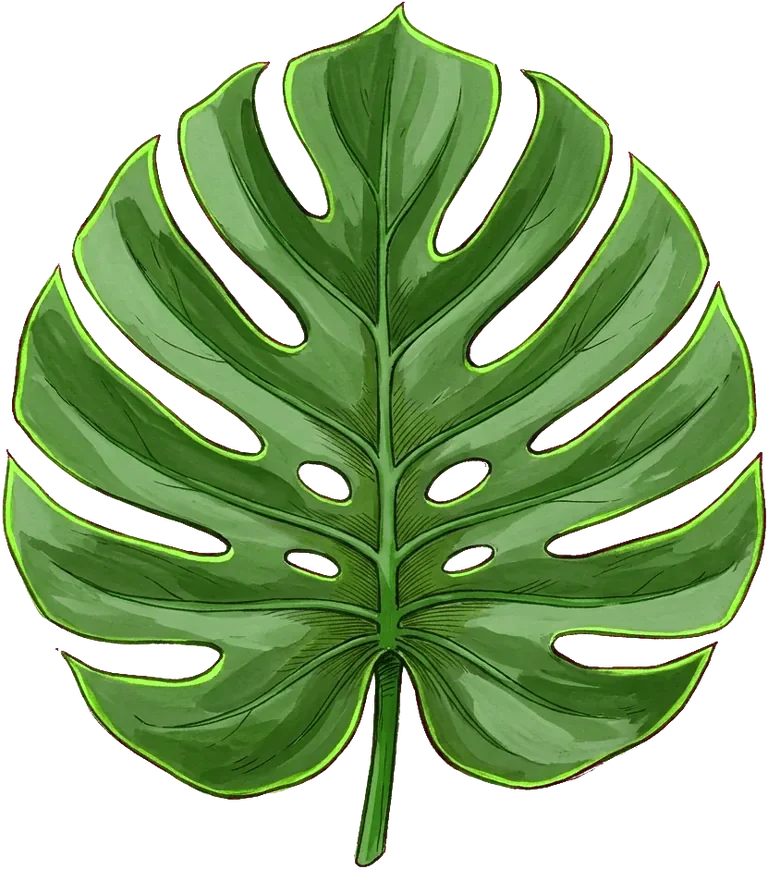
#> input picture tex/monstera.webp, 768 x 869 px, found by its file name
$ python regrade.py
#> lines starting #> are read from the running program, lines starting #| are printed output that depends on the picture
# Regrade the painted layers toward the reference palette (fresh morning greens, blue haze, white clouds).
# Reads the untouched originals from /home/sprite/work/tex-orig, writes tex/*.webp.
# Why: the paintings came out olive/brown (fan palm mean RGB 107,93,65) and the far layers beige,
# so the whole frame read muddy next to the reference's blue sky, white mist and vivid greens.
import numpy as np, sys
from PIL import Image
SRC = '/home/sprite/work/tex-orig/'
OUT = '/home/sprite/work/pines/tex/'

def load(n):
    return np.array(Image.open(SRC + n + '.webp').convert('RGBA')).astype(np.float32) / 255

def save(n, a, q=86):
    Image.fromarray((np.clip(a, 0, 1) * 255 + 0.5).astype(np.uint8), 'RGBA').save(OUT + n + '.webp', quality=q, method=6)

def rgb2hsv(c):
    r, g, b = c[..., 0], c[..., 1], c[..., 2]
    mx = c[..., :3].max(-1); mn = c[..., :3].min(-1); d = mx - mn + 1e-6
    h = np.where(mx == r, ((g - b) / d) % 6, np.where(mx == g, (b - r) / d + 2, (r - g) / d + 4)) / 6
    s = np.where(mx > 0, (mx - mn) / (mx + 1e-6), 0)
    return h, s, mx

def hsv2rgb(h, s, v):
    i = np.floor(h * 6) % 6; f = h * 6 - np.floor(h * 6)
    p, q, t = v * (1 - s), v * (1 - f * s), v * (1 - (1 - f) * s)
    r = np.choose(i.astype(int), [v, q, p, p, t, v]); g = np.choose(i.astype(int), [t, v, v, q, p, p]); b = np.choose(i.astype(int), [p, p, t, v, v, q])
    return np.stack([r, g, b], -1)

def greens(a, hue=0.27, pull=0.75, sat=1.55, val=1.06, lo=0.03, hi=0.36):
    """pull olive/brown/khaki foliage toward a fresh green; leave reds, purples, whites alone"""
    h, s, v = rgb2hsv(a)
    w = np.clip((h - lo) / 0.04, 0, 1) * np.clip((hi - h) / 0.04, 0, 1) * np.clip((s - 0.06) / 0.08, 0, 1)
    h2 = h + (hue - h) * pull * w
    s2 = np.clip(s * (1 + (sat - 1) * w), 0, 0.85)
    v2 = np.clip(v * (1 + (val - 1) * w), 0, 1)
    out = a.copy(); out[..., :3] = hsv2rgb(h2 % 1, s2, v2); return out

def lummap(a, dark, light, keep=0.15, gamma=1.0):
    """repaint by luminance into a two-colour ramp (atmospheric layers)"""
    L = (a[..., :3] @ np.array([0.299, 0.587, 0.114], np.float32)) ** gamma
    d = np.array(dark, np.float32) / 255; l = np.array(light, np.float32) / 255
    ramp = d + (l - d) * L[..., None]
    out = a.copy(); out[..., :3] = ramp * (1 - keep) + a[..., :3] * keep; return out

def feather(a, left=0.0, right=0.0, top=0.0, bottom=0.0):
    """soft alpha fade at the borders so a card never shows a hard edge"""
    hgt, wid = a.shape[:2]
    x = (np.arange(wid) + 0.5) / wid; y = (np.arange(hgt) + 0.5) / hgt  # y=0 top row
    fx = np.ones(wid); fy = np.ones(hgt)
    if left: fx *= np.clip(x / left, 0, 1)
    if right: fx *= np.clip((1 - x) / right, 0, 1)
    if top: fy *= np.clip(y / top, 0, 1)
    if bottom: fy *= np.clip((1 - y) / bottom, 0, 1)
    f = fy[:, None] * fx[None, :]; f = f * f * (3 - 2 * f)
    a = a.copy(); a[..., 3] *= f; return a

def bark(a):
    """calm the pink-red trunks to a grey-brown bark"""
    h, s, v = rgb2hsv(a)
    w = (np.minimum(h, 1 - h) < 0.09).astype(np.float32) * np.clip((s - 0.1) / 0.1, 0, 1)
    out = a.copy(); out[..., :3] = hsv2rgb(h + (0.075 - h) * w * (h < 0.5), s * (1 - 0.45 * w), v * (1 - 0.12 * w)); return out

JOBS = {
    'monstera': lambda a: greens(a, hue=0.30, sat=1.6, val=1.08),
    'fanpalm':  lambda a: greens(a, hue=0.25, sat=1.6, val=1.12, lo=0.0),
    'fern':     lambda a: greens(a, hue=0.26, sat=1.7, val=1.04, lo=0.0),
    'grass':    lambda a: greens(a, hue=0.24, sat=1.6, val=1.10, lo=0.0, hi=0.30),
    'bough':    lambda a: greens(a, hue=0.33, sat=1.5, val=1.0),
    'tallpine': lambda a: bark(greens(a, hue=0.36, pull=0.6, sat=1.35, val=1.0, lo=0.10)),
    'midpines': lambda a: feather(lummap(greens(a, hue=0.38, sat=1.3), (22, 52, 46), (122, 160, 128), keep=0.25), top=0.08, left=0.04, right=0.04),
    'farpines': lambda a: feather(lummap(a, (78, 108, 124), (205, 222, 228), keep=0.12), left=0.10, right=0.10),
    # the painting was cut flat along its bottom (fully opaque bottom row): that straight line was the 'cloud bug'
    'clouds1':  lambda a: feather(lummap(a, (150, 165, 190), (255, 251, 244), keep=0.1, gamma=0.8), left=0.14, right=0.14, bottom=0.32),
    # the original cloud sea was a fully opaque rectangle (edge alpha ~230): its bottom edge showed as a hard band mid-scroll
    'cloudsea': lambda a: feather(lummap(a, (58, 70, 118), (214, 216, 238), keep=0.15), left=0.12, right=0.12, top=0.30, bottom=0.3),
}
for n in (sys.argv[1:] or JOBS):
    save(n, JOBS[n](load(n))); print('regraded', n)
#> in greens, `v2 = np.clip(v * (1 + (val - 1) * w), 0, 1)`:
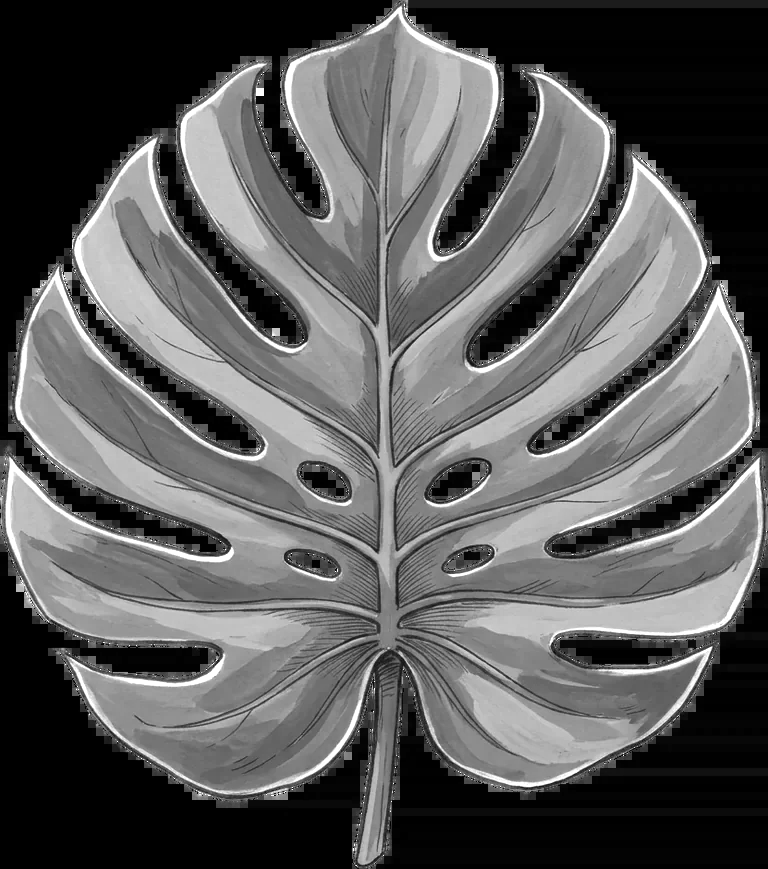
#> v2: shape (869, 768) float32; min 0, max 1, mean 0.359
#> in hsv2rgb, `f = h * 6 - np.floor(h * 6)`:
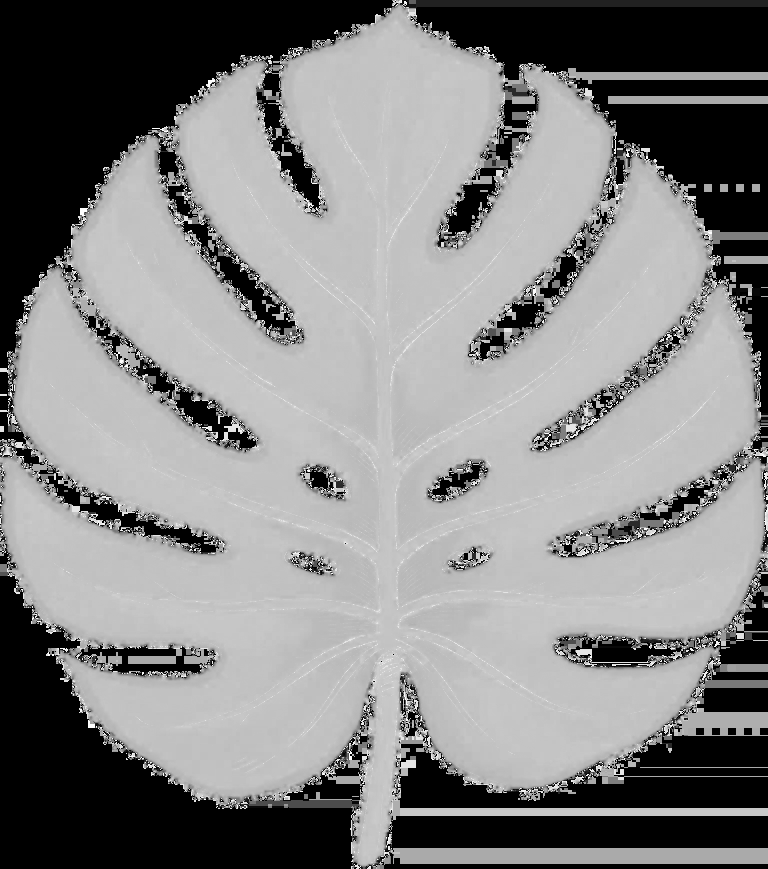
#> f: shape (869, 768) float32; min 0, max 1, mean 0.517
#> in hsv2rgb, `p, q, t = v * (1 - s), v * (1 - f * s), v * (1 - (1 - f) * s)`:
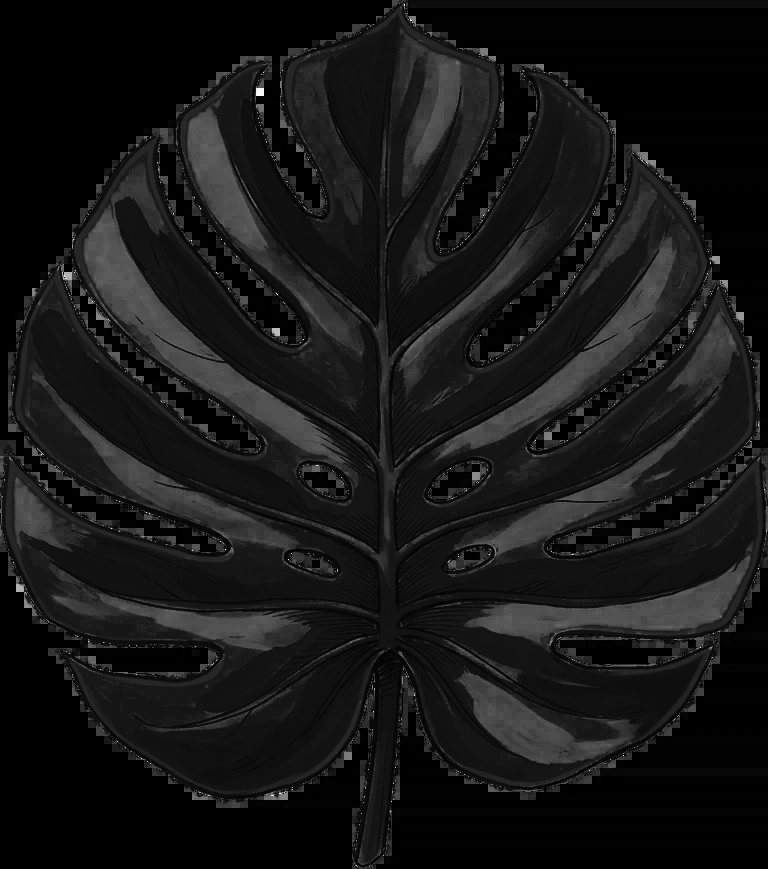
#> p: shape (869, 768) float32; min 0, max 1, mean 0.0875
#> in hsv2rgb, `p, q, t = v * (1 - s), v * (1 - f * s), v * (1 - (1 - f) * s)`:
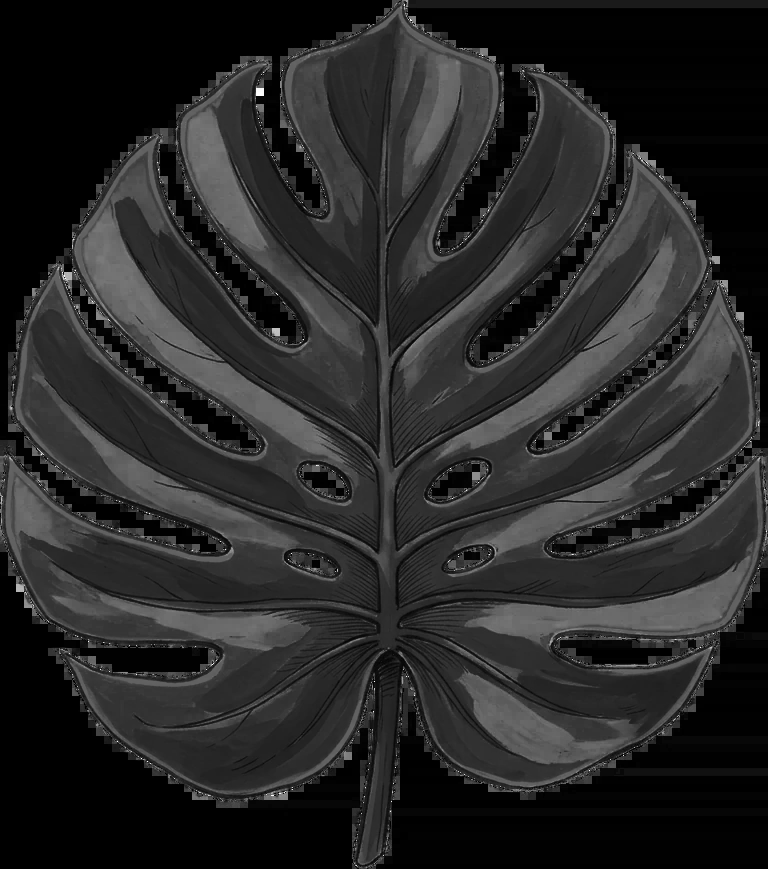
#> q: shape (869, 768) float32; min 0, max 1, mean 0.157
#> in hsv2rgb, `p, q, t = v * (1 - s), v * (1 - f * s), v * (1 - (1 - f) * s)`:
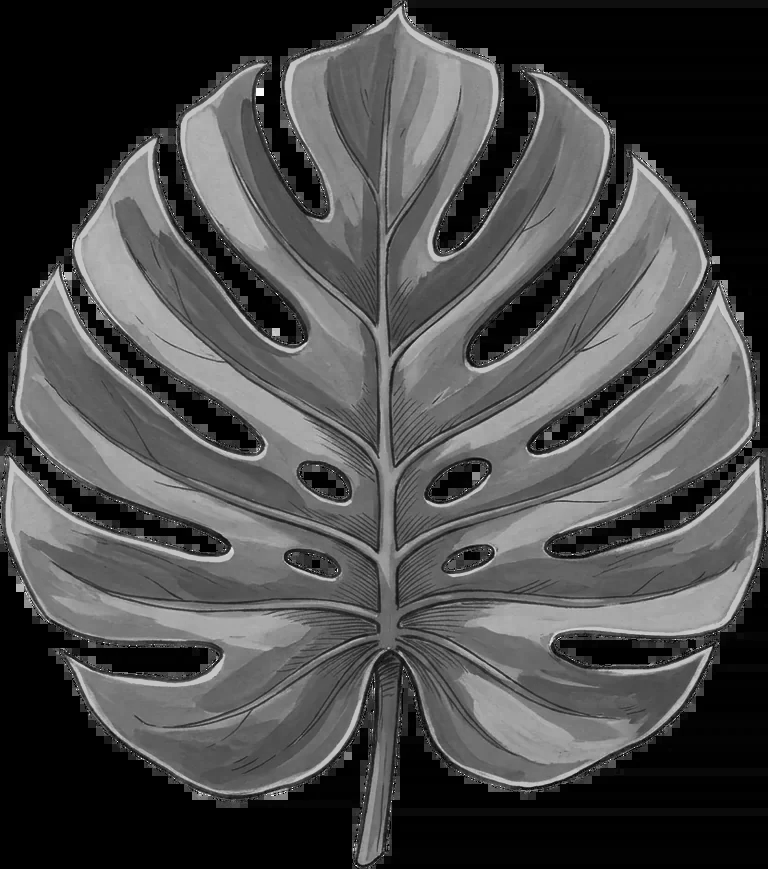
#> t: shape (869, 768) float32; min 0, max 1, mean 0.29
#> in greens, `out[..., :3] = hsv2rgb(h2 % 1, s2, v2)`: out: shape (869, 768, 4) float32; mean of channels 0, 1, 2, 3 0.158, 0.355, 0.088, 0.592
#> in save, `Image.fromarray((np.clip(a, 0, 1) * 255 + 0.5).astype(np.uint8), 'RGBA..`:
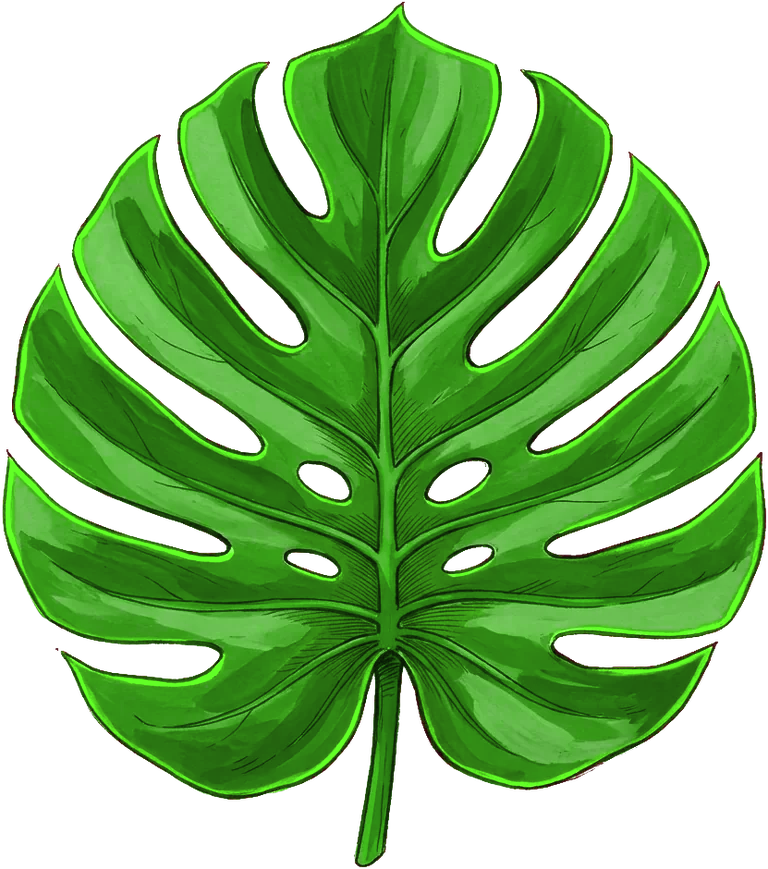
#> saved as monstera.webp: PIL image 768x869 RGBA; mean R, G, B, A 40.3, 90.6, 22.4, 151.1; transparent parts drawn white
#> pass 2 of the loop `for n in (sys.argv[1:] or JOBS):`:
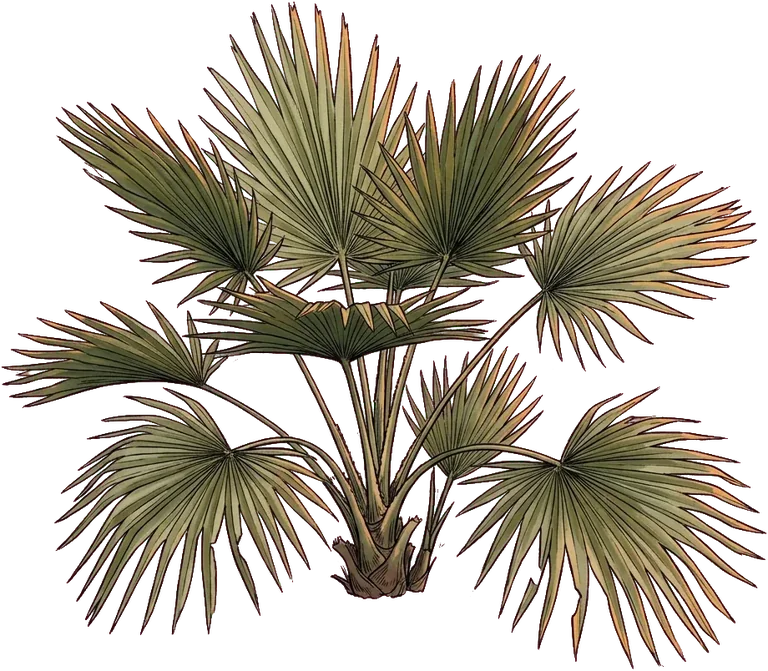
#> input picture tex/fanpalm.webp, 768 x 671 px, found by its file name
#> mx: shape (671, 768) float32
#> mn: shape (671, 768) float32
#> d: shape (671, 768) float32
#> h: shape (671, 768) float32
#> s: shape (671, 768) float32
#> w: shape (671, 768) float32
#> h2: shape (671, 768) float32
#> s2: shape (671, 768) float32
#> v2: shape (671, 768) float32
#> i: shape (671, 768) float32
#> f: shape (671, 768) float32
#> p: shape (671, 768) float32
#> q: shape (671, 768) float32
#> t: shape (671, 768) float32
#> in hsv2rgb (call 2), `g = np.choose(i.astype(int), [t, v, v, q, p, p])`:
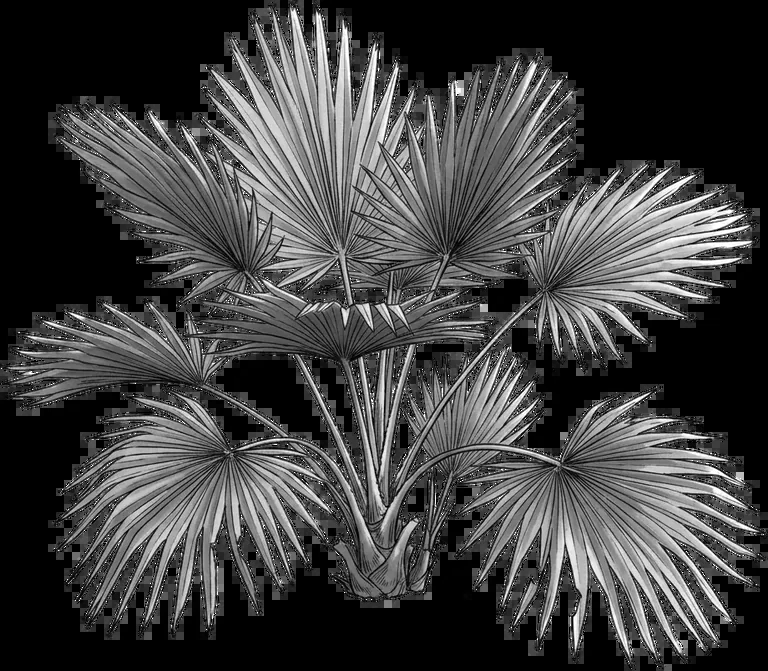
#> g: shape (671, 768) float32; min 0, max 1, mean 0.256
#> in hsv2rgb (call 2), `return np.stack([r, g, b], -1)`:
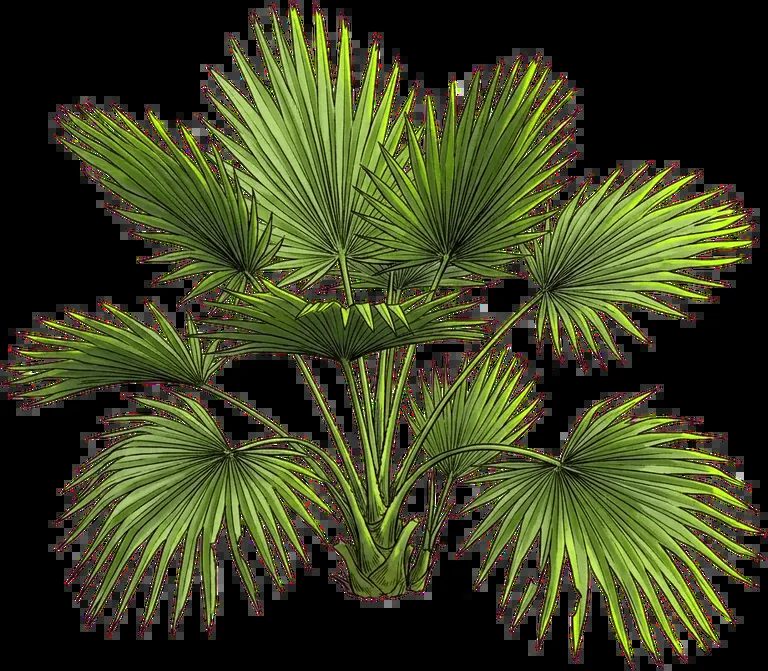
#> returned value: shape (671, 768, 3) float32; mean of channels 0, 1, 2 0.232, 0.256, 0.129; drawn as R, G, B
#> (the run stopped early here; a loop or call above may not have finished)
